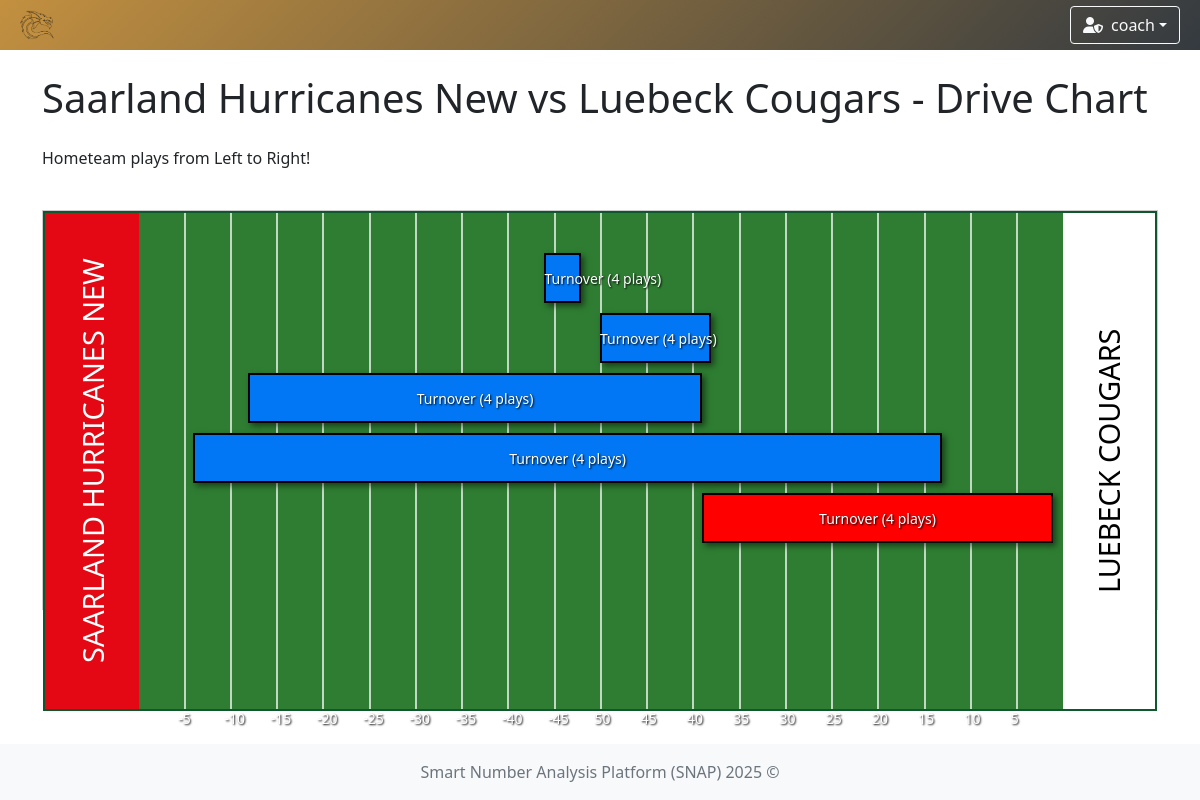
Page /games/4/drive-chart (signed in) on the committed database.
### app/models/team.py (models this page shows)
class TeamModel(db.Model):
    __tablename__ = 'teams'
    id = db.Column(db.Integer, primary_key=True)
    name = db.Column(db.String(100), nullable=False, unique=True)  # prevent duplicate team names
    icon = db.Column(db.String(300), nullable=False)  # longer path for future-proofing
    primary_color = db.Column(db.String(20), nullable=False)
    secondary_color = db.Column(db.String(20), nullable=False)

### app/models/user.py (models this page shows)
class UserModel(db.Model, UserMixin):
    __tablename__ = 'user'
    id = db.Column(db.Integer, primary_key=True)
    username = db.Column(db.String(80), unique=True, nullable=False)
    password = db.Column(db.String(120), nullable=False)
    role = db.Column(db.String(10), nullable=False, default='user')
    team_id = db.Column(db.Integer, db.ForeignKey('teams.id'))
    team = db.relationship('TeamModel', backref='users')

### app/models/drive.py (models this page shows, shortened)
class DriveModel(db.Model):
    __tablename__ = 'drive'
    id = db.Column(db.Integer, primary_key=True)
    game_id = db.Column(db.Integer, db.ForeignKey('game.id'), nullable=False)
    result = db.Column(db.String(50))
    ended = db.Column(db.Boolean, default=False)
    plays = db.relationship('PlayModel', backref='drive', lazy=True, cascade='all, delete-orphan')

### app/controllers/game.py (the view)
    @login_required
    def drive_chart(self, game_id):
        game = GameModel.get_by_id(game_id)
        drives = DriveModel.query.filter_by(game_id=game_id).all()
        drives_data = []
        home_team = game.home_team
        away_team = game.away_team
        home_team_color = home_team.primary_color if home_team else "#010748"
        away_team_color = away_team.primary_color if home_team else "#010748"
        home_team_text_color = get_readable_text_color(home_team_color) if home_team else "#FFFFFF"
        away_team_text_color = get_readable_text_color(away_team_color) if home_team else "#FFFFFF"
        for drive in drives:
            plays = PlayModel.query.filter_by(drive_id=drive.id).order_by(PlayModel.id).all()
            number_plays = len(plays)
            if number_plays == 0 or not plays:
                continue  # if no play in a drive, continue with the next
            raw_start = plays[0].yard_line
            raw_end = plays[-1].yard_line
            start_yard = self.convert(raw_start)
            end_yard = self.convert(raw_end) + plays[-1].gain_loss
            if drive.result and drive.result.lower() == 'touchdown': end_yard = 100
            start_yard = max(0, min(100, start_yard))
            end_yard = max(0, min(100, end_yard))
            loss_detected = end_yard < start_yard
            if loss_detected:
                temp = start_yard
                start_yard = end_yard
                end_yard = temp
            drives_data.append({
                'id': drive.id,
                'team': game.name.split(' vs ')[0],
                'start': start_yard,
                'end': end_yard,
                'result': drive.result or 'Unknown',
                'play_count': len(plays),
                'loss': loss_detected
            })
        return render_template(
            template_name_or_list='drive/drive_chart.html',
            game=game,
            drives=drives_data,
            max=max,
            home=home_team_color,
            away=away_team_color,
            home_text=home_team_text_color,
            away_text=away_team_text_color
        )

### app/controllers/game.py (called while the page is built)
def get_readable_text_color(hex_color):
    hex_color = hex_color.lstrip('#')
    r, g, b = [int(hex_color[i:i + 2], 16) for i in (0, 2, 4)]
    brightness = 0.299 * r + 0.587 * g + 0.114 * b
    return "#000000" if brightness > 186 else "#ffffff"

    @staticmethod
    def convert(yard_line: int) -> int:
        if yard_line == 50:
            return 50
        if yard_line < 0:
            return -yard_line
        return 100 - yard_line

### app/controllers/user.py (called while the page is built)
    @staticmethod
    def load_user(user_id):
        return UserModel.query.get(int(user_id))

### app/models/game.py (called while the page is built)
    @classmethod
    def get_by_id(cls, game_id: int) -> Optional['GameModel']:
        return cls.query.get_or_404(game_id)

### run.py (called while the page is built)
    def _inject_context(self) -> None:
        @self.app.context_processor
        def inject_teams() -> dict:
            try:
                teams = TeamModel.query.all()
                return dict(teams=teams)
            except Exception as e:
                print(f"[!] Error injecting teams: {str(e)} ({type(e).__name__})")
                return dict(teams=[])

### app/templates/drive/drive_chart.html (shortened to what this page needs)
{% extends "system/base.html" %}
{% block content %}
<div class="container">
    <h1 class="mb-4">
        {{ game.home_team.name if game.home_team else 'HOME' }} vs
        {{ game.away_team.name if game.away_team else 'OPPONENT' }}
         - Drive Chart
    </h1>
    <div class="row">
        <div class="col">
            <p>Hometeam plays from Left to Right!</p>
            <div class="drive-chart" style="height: {{ drives|length * 60 + 100 }}px;">
                <div class="field-container"style="background: linear-gradient(to right,
                    {{ home }} 0%,{{ home }} 8.5%,
                    #2e7d32 8.5%,#2e7d32 91.75%,
                    {{ away }} 91.75%,{{ away }} 100%) !important;">
                    <div class="team-name-left" style=" color: {{ home_text }};">
                        {{ game.home_team.name if game.home_team else 'HOME' }}
                    </div>
                    <div class="team-name-right" style=" color: {{ away_text }};">
                        {{ game.away_team.name if game.away_team else 'OPPONENT' }}
                    </div>
                    {% for i in range(1, 20) %}
                    {% set yard = i * 5 %}
                    <div class="yard-line" style="left: {{ (i * 5) / 1.2 + 8.33 }}%;"></div>
                    <div class="yard-line-number" style="left: {{ (i * 5) / 1.2 + 8.33 - 0.5 }}%;">
                        {% if i == 10 %}
                        50
                        {% elif i < 10 %} {{ yard * (-1) }} {% else %} {{ 100 - yard }} {% endif %} </div>
                            {% endfor %}
                            {% for drive in drives %}
                            <div class="drive-line" style="top: {{ 40 + (loop.index0 * 60) }}px;">
                                <div class="drive-bar
                                {{ 'loss' if drive.loss else 'gain' }}
                                {{ drive.result|lower|replace(' ', '-') }}"
                                    style="left: {{ ((drive.start / 100) * 100) / 1.2 + 8.33 }}%;
                                    {% if drive.result|lower == 'touchdown' %}
                                        width: {{ 92 - (((drive.start / 100) * 100) / 1.2 + 8.33) }}%;
                                    {% else %}
                                        width: {{ (((drive.end - drive.start) / 100) * 100 | abs) / 1.2 }}%;
                                    {% endif %}
                                 ">
                                </div>
                                <div class="drive-label" style="left: {{ ((drive.start / 100) * 100) / 1.2 + 8.33 }}%;
                                    {% if drive.result|lower == 'touchdown' %}
                                        width: {{ 92 - (((drive.start / 100) * 100) / 1.2 + 8.33) }}%;
                                    {% else %}
                                        width: {{ (((drive.end - drive.start) / 100) * 100 | abs) / 1.2 }}%;
                                    {% endif %}">
                                    {{ drive.result or 'In Progress' }}
                                    ({{ drive.play_count if drive.play_count is defined else 'N/A' }} plays)
                                </div>
                            </div>
                            {% endfor %}
                    </div>
                </div>
            </div>
        </div>
    </div>
    {% endblock %}

### app/templates/system/base.html (shortened to what this page needs)
<!DOCTYPE html>
<html lang="en">
<head>
    <link href="https://cdn.jsdelivr.net/npm/bootstrap@5.1.3/dist/css/bootstrap.min.css" rel="stylesheet"/>
    <link rel="stylesheet" href="https://cdn.jsdelivr.net/npm/bootstrap-icons@1.11.3/font/bootstrap-icons.css"/>
    <link rel="stylesheet" href="https://cdnjs.cloudflare.com/ajax/libs/font-awesome/6.5.0/css/all.min.css"/>
    <link href="https://cdn.jsdelivr.net/npm/select2@4.1.0-rc.0/dist/css/select2.min.css" rel="stylesheet"/>
    <link href="https://cdn.jsdelivr.net/npm/select2-bootstrap-5-theme@1.3.0/dist/select2-bootstrap-5-theme.min.css" rel="stylesheet"/>
    <link href="https://cdn.datatables.net/1.13.6/css/dataTables.bootstrap5.min.css" rel="stylesheet"/>
    <link rel="stylesheet" href="https://cdn.datatables.net/fixedcolumns/4.3.0/css/fixedColumns.bootstrap5.min.css"/>
    <link rel="stylesheet" href="{{ url_for('static', filename='styles.css') }}"/>
</head>
<body class="{% block body_class %}{% endblock %}">
{% if current_user.is_authenticated %}
    {% set ns = namespace(navbar_color='background: linear-gradient(135deg, #4b6cb7, #182848);', team_found=False) %}
    {% if current_user.team %}
        {% set ns.navbar_color = 'background: linear-gradient(135deg, ' ~ current_user.team.primary_color ~ ', #343a40);' %}
        {% set ns.team_found = True %}
    {% endif %}
    <nav class="navbar navbar-expand-lg navbar-dark" style="{{ ns.navbar_color }}">
        <div class="container-fluid position-relative">
            <a class="navbar-brand d-flex align-items-center" href="{{ url_for('index') }}">
                {% if current_user.team and ns.team_found %}
                    <img class="team-logo" src="{{ current_user.team.icon }}" alt="{{ current_user.team.name }} logo"/>
                {% else %}
                    <a href="{{ url_for('game_options') }}" class="btn btn-outline-light me-2" title="Home">
                        <i class="fas fa-home"></i>
                    </a>
                {% endif %}
            </a>
            <div class="ms-auto d-flex align-items-center">
                <div class="dropdown me-2">
                    <button class="btn btn-outline-light dropdown-toggle d-flex align-items-center" type="button"
                            id="userDropdown" data-bs-toggle="dropdown" aria-expanded="false">
                        {% if current_user.role == 'admin' %}
                            <i class="fas fa-user-shield me-2"></i>
                        {% else %}
                            <i class="fas fa-user me-2"></i>
                        {% endif %}
                        {{ current_user.username }}
                    </button>
                </div>
            </div>
        </div>
    </nav>
{% endif %}
<div class="content-wrapper">
    <div class="container-fluid mt-4 px-4">
        <div id="toast-container" class="toast-container position-fixed bottom-0 end-0 p-3" style="z-index: 1100;">
        </div>
        {% block content %}{% endblock %}
    </div>
</div>
<footer class="footer mt-auto py-3 bg-light">
    <div class="container text-center">
        <span class="text-muted">Smart Number Analysis Platform (SNAP) 2025 ©</span>
    </div>
</footer>
</body>
</html>

### app/static/styles.css (style rules this page uses)
.navbar { transition: background-color 0.5s ease; height: 50px; }
.team-logo { animation: fadeIn 0.5s ease, pulse 1s ease-in-out; width: 50px; height: auto; }
html, body { height: 100%; margin: 0; padding: 0; }
body { display: flex; flex-direction: column; min-height: 100vh; }
.content-wrapper { flex: 1 0 auto; }
.footer { flex-shrink: 0; background-color: #f8f9fa; padding: 1rem 0; margin-top: auto; }
.drive-chart { margin: 20px 0; position: relative; }
.field-container { background-color: #15803D; min-height: 500px; position: relative; border: 2px solid #0F572D; padding: 20px; }
.drive-line { position: absolute; left: 0; right: 0; height: 30px; }
.drive-bar { height: 100%; width: 100%; background-color: #666; }

### app/templates/drive/drive_chart.html (style rules this page uses)
.drive-chart { position: relative; width: 100%; margin-top: 40px !important; min-height: 400px; background: #f5f5f5; border: 1px solid #ccc; padding-bottom: 60px; margin: 20px 0; }
.field-container { position: absolute; top: 0; bottom: 0; left: 0; right: 0; width: 100%; left: 0; }
.yard-line { position: absolute; top: 0; bottom: 0; width: 2px; background: #fff !important; opacity: 0.7; }
.yard-line-number { position: absolute; bottom: -20px; font-size: 14px; text-align: center; color: #fff; text-shadow: 1px 1px 2px #000; }
.drive-line { position: absolute; height: 50px; width: 100%; }
.drive-bar { height: 100%; position: absolute; border: 2px solid #000 !important; box-shadow: 3px 3px 6px rgba(0, 0, 0, 0.5) !important; z-index: 1; }
.drive-bar.loss { background-color: #ff0000 !important; }
.drive-bar.gain { background-color: #0177f5 !important; }
.drive-label { position: absolute; top: 50%; transform: translateY(-50%); font-size: 14px; color: #fff; text-shadow: 1px 1px 2px #000; white-space: nowrap; text-align: center; z-index: 2; }
.team-name-left { position: absolute; left: 0; top: 0; bottom: 0; width: 8.5%; display: flex; align-items: center; justify-content: center; font-size: 1.8em; z-index: 10; writing-mode: vertical-rl; transform: rotate(180deg); text-transform: uppercase; }
.team-name-right { position: absolute; right: 0; top: 0; bottom: 0; width: 8.25%; display: flex; align-items: center; justify-content: center; font-size: 1.8em; z-index: 10; writing-mode: vertical-rl; transform: rotate(180deg); text-transform: uppercase; }

### rows in the picture
TeamModel: team.icon (picture)
UserModel: username "coach"
TeamModel: home_team "Saarland Hurricanes New", home_team "SAARLAND HURRICANES NEW"
TeamModel: away_team "Luebeck Cougars", away_team "LUEBECK COUGARS"
DriveModel: result "Turnover", game "4"
DriveModel: result "Turnover", game "4"
DriveModel: result "Turnover", game "4"
DriveModel: result "Turnover", game "4"
DriveModel: result "Turnover", game "4"

### other values in the picture
{{ yard * (-1) }} "-5" "-10" "-15" "-20" "-25" "-30" "-35" "-40" "-45"
{{ 100 - yard }} "45" "40" "35" "30" "25" "20" "15" "10" "5"
